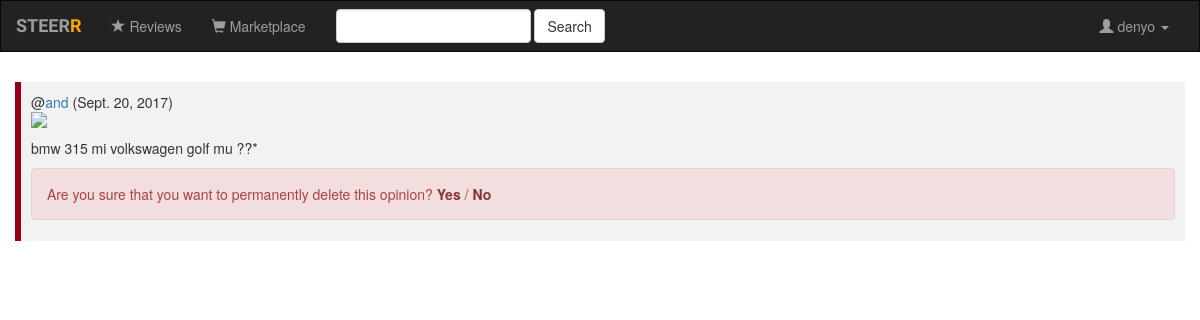
The page /members/denyo/opinions/14/confirm/ (signed in) on the database as committed earlier.
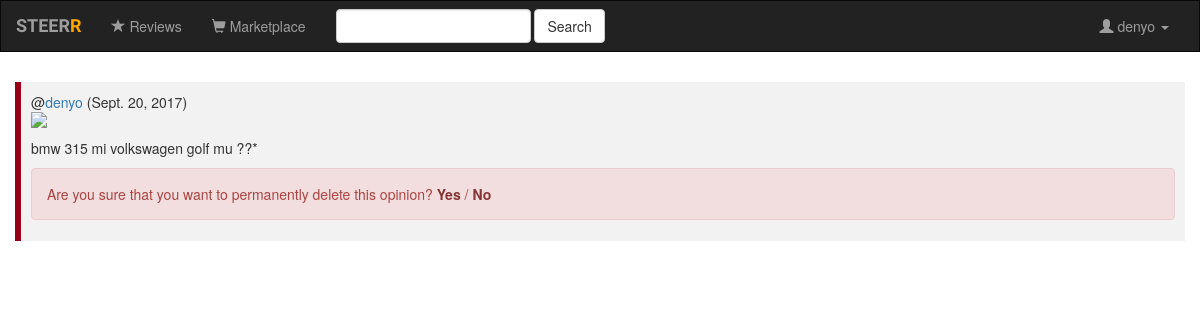
The same page on the database as committed later.
### home/models.py (models this page shows, shortened)
class Opinion(VoteModel, models.Model):
	user = models.ForeignKey(User, on_delete=models.CASCADE)
	text = models.TextField()
	photo = models.ImageField(upload_to="static/home/images/", null=True, blank=True, validators=[file_size])
	created = models.DateTimeField()
	modified = models.DateTimeField()
	class Meta:
		ordering = ['created']

### home/views.py (the view)
# urls.py: url(r'^members/(?P<username>[-\w\d.]+)/opinions/(?P<opinion_id>\d+)/confirm/$', views.opinion_confirm, name="opinion-confirm"),
def opinion_confirm(request, username, opinion_id):
	member = User.objects.get(username=username)
	opinion = Opinion.objects.get(id=opinion_id)
	context = {
	"member": member,
	"opinion": opinion
	}
	return render(request, "home/confirmation.html", context)

### templates/home/confirmation.html (shortened to what this page needs)
{% extends "base.html" %}
{% load static %}
{% load humanize %}
{% block body %}
<div class="container-fluid">
	{% if user == member or user.is_superuser %}
		<div class="opinion">
			@<a href="{% url 'home:member' member %}">{{ opinion.user }}</a> ({{ opinion.created.date }})<br>
			<img src="/{{ content.photo }}" class="img-responsive" style="width: 100%; max-width: 980px;">
			<p>{{ opinion.text|linebreaks }}</p>
			<div class="alert alert-danger">
  				Are you sure that you want to permanently delete this opinion? <a href="{% url 'home:opinion-delete' username=member.username opinion_id=opinion.id %}" class="alert-link">Yes</a> / <a href="{% url 'home:member' member.username %}" class="alert-link">No</a>
			</div>
		</div>
	{% else %}
		<div class="alert alert-danger">
  			You don't have permission to delete this opinion. <a href="{% url 'home:member' member.username %}" class="alert-link">Visit {{ member }}'s profile</a>
		</div>
	{% endif %}
{% endblock %}

Rows that differ between the two databases and show on the page:
changed Opinion "bmw 315 mi volkswagen golf mu ??*": user "and" → "denyo"
